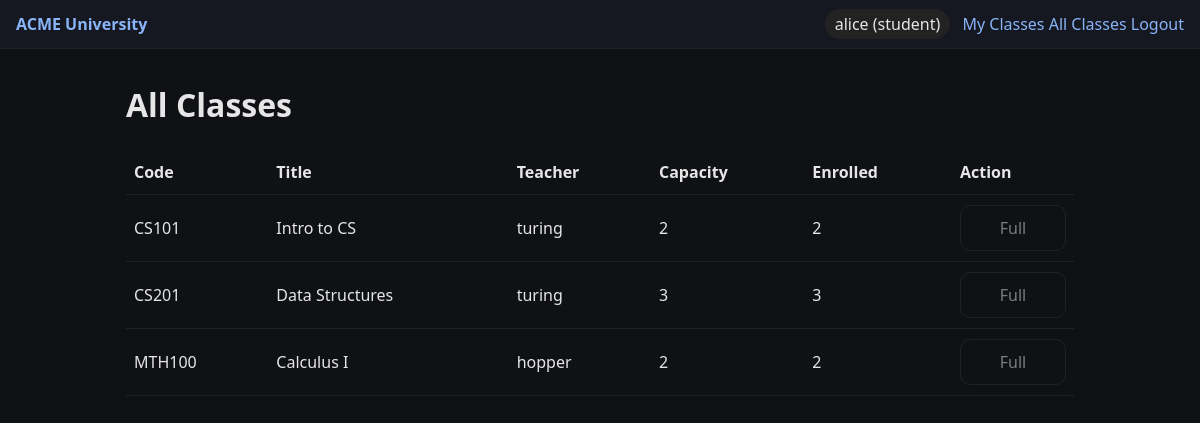
Page /student/all-classes (signed in) on the committed database.
### models.py (models this page shows, shortened)
class User(db.Model, UserMixin):
    id = db.Column(db.Integer, primary_key=True)
    username = db.Column(db.String(80), unique=True, nullable=False)
    password_hash = db.Column(db.String(128), nullable=False)
    role = db.Column(db.String(20), nullable=False)

class Course(db.Model):
    id = db.Column(db.Integer, primary_key=True)
    code = db.Column(db.String(20), unique=True, nullable=False)
    title = db.Column(db.String(120), nullable=False)
    capacity = db.Column(db.Integer, nullable=False, default=30)
    teacher_id = db.Column(db.Integer, db.ForeignKey('user.id'), nullable=False)
    teacher = db.relationship('User', foreign_keys=[teacher_id])

### student_routes.py (the view)
@student_bp.route('/all-classes')
@login_required
def all_classes():
    courses = Course.query.order_by(Course.code).all()
    counts = dict(
        db.session.query(Enrollment.course_id, func.count(Enrollment.id))
        .group_by(Enrollment.course_id)
        .all()
    )
    return render_template('student_all_classes.html', courses=courses, counts=counts)

### models.py (called while the page is built)
@login_manager.user_loader
def load_user(user_id):
    return User.query.get(int(user_id)) if user_id else None

### templates/student_all_classes.html
{% extends 'base.html' %}{% block content %}
<h1>All Classes</h1>
<table>
<thead><tr><th>Code</th><th>Title</th><th>Teacher</th><th>Capacity</th><th>Enrolled</th><th>Action</th></tr></thead>
<tbody>
{% for c in courses %}{% set cnt = counts.get(c.id, 0) %}
<tr>
  <td>{{ c.code }}</td><td>{{ c.title }}</td><td>{{ c.teacher.username }}</td>
  <td>{{ c.capacity }}</td><td>{{ cnt }}</td>
  <td>
    {% if current_user.is_authenticated and current_user.role == 'student' %}
      <form method='post' action='{{ url_for('student.enroll', course_id=c.id) }}'>
        <button type='submit' {% if cnt >= c.capacity %}disabled{% endif %}>
          {% if cnt >= c.capacity %}Full{% else %}Enroll{% endif %}
        </button>
      </form>
    {% else %}<span class='muted'>Login as student</span>{% endif %}
  </td>
</tr>
{% endfor %}
</tbody></table>
{% endblock %}

### templates/base.html (shortened to what this page needs)
<!doctype html>
<html><head>
<link rel='stylesheet' href='{{ url_for('static', filename='styles.css') }}'>
</head><body>
<header class='nav'>
  <div class='brand'><a href='{{ url_for('home') }}'>ACME University</a></div>
  <nav>
    {% if current_user.is_authenticated %}
      <span class='pill'>{{ current_user.username }} ({{ current_user.role }})</span>
      {% if current_user.role == 'student' %}
        <a href='{{ url_for('student.my_classes') }}'>My Classes</a>
        <a href='{{ url_for('student.all_classes') }}'>All Classes</a>
      {% elif current_user.role == 'teacher' %}
        <a href='{{ url_for('teacher.dashboard') }}'>Teacher</a>
      {% else %}
        <a href='/admin'>Admin</a>
      {% endif %}
      <a href='{{ url_for('auth.logout') }}'>Logout</a>
    {% else %}
      <a href='{{ url_for('auth.login') }}'>Login</a>
    {% endif %}
  </nav>
</header>
<main class='container'>{% block content %}{% endblock %}</main>
</body></html>

### static/styles.css (style rules this page uses)
*, *::before, *::after { box-sizing: border-box; }
body { font-family: system-ui, Segoe UI, Roboto, Arial, sans-serif; margin: 0; background: #0f1115; color: #e6e6e6; line-height: 1.5; }
a { color: #8ab4f8; text-decoration: none; }
.container { max-width: 980px; margin: 32px auto; padding: 0 16px; }
.nav { display: flex; justify-content: space-between; align-items: center; padding: 12px 16px; background: #151820; border-bottom: 1px solid #222; gap: 12px; flex-wrap: wrap; }
.brand a { font-weight: 700; }
.pill { background: #222; padding: 4px 10px; border-radius: 999px; margin-right: 8px; }
input, button { padding: 10px; border-radius: 10px; border: 1px solid #333; background: #0f1115; color: #e6e6e6; font: inherit; }
form input, form button { width: 100%; display: block; }
button { cursor: pointer; }
button[disabled] { opacity: 0.5; cursor: not-allowed; }
table { width: 100%; border-collapse: collapse; margin: 16px 0; }
th, td { border-bottom: 1px solid #222; padding: 10px 8px; text-align: left; }

### rows in the picture
User: username "alice", role "student"
Course: code "CS101", title "Intro to CS", teacher.username "turing", capacity "2", cnt "2", shows "Full"
Course: code "CS201", title "Data Structures", teacher.username "turing", capacity "3", shows "Full"
Course: code "MTH100", title "Calculus I", teacher.username "hopper", capacity "2", shows "Full"
